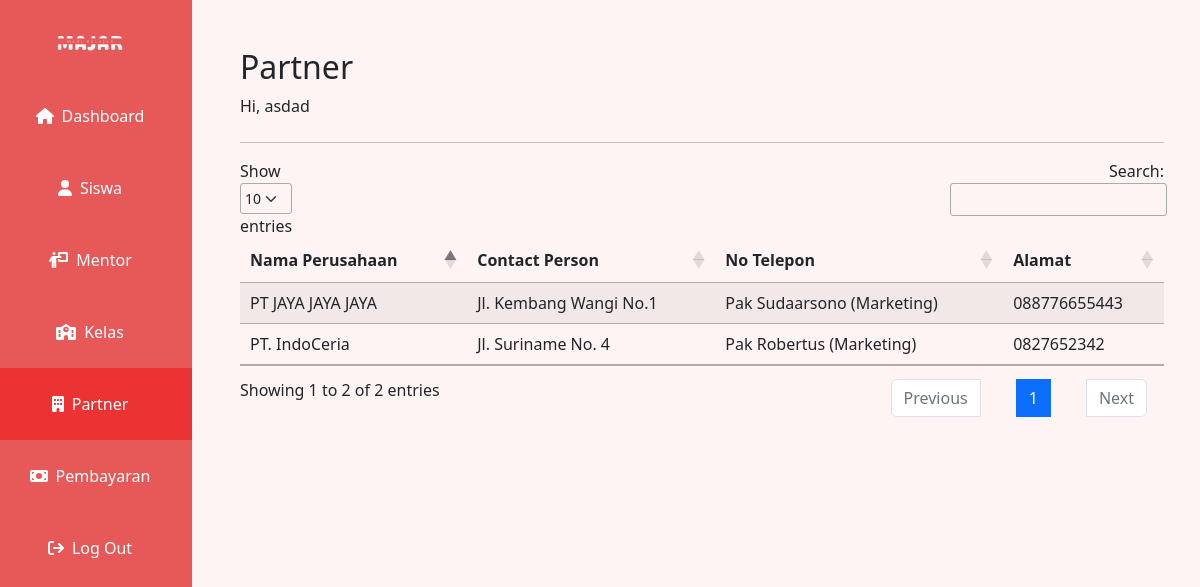
The page /partner.php (signed in) on the database its author committed.
### tables this page shows
CREATE TABLE `partner` (
  `id` int(11) NOT NULL,
  `nama_perusahaan` varchar(200) NOT NULL,
  `nama_kontak` varchar(200) NOT NULL,
  `alamat` varchar(200) NOT NULL,
  `no_telp` varchar(200) NOT NULL,
  `tanggal_pendaftaran` date NOT NULL
);

### partner.php (the view, shortened to what this page needs)
<?php
include('phps/connect.php');
?>
<!doctype html>
<html lang="en">
<?php include "head.php"; ?>
<body>
    <div class="container-fluid text-center p-0" >
        <div class="row" style="min-height: 100vh;">
            <?php include './sidebar.php'; ?>
            <div class="col-10 text-start p-5" style="background-color: #FFF4F4;">
                <h2>Partner</h2>
                <p class="mb-4">Hi, <?php echo $_SESSION["full_name"]; ?></p>
                <hr>
                <table id="example" class="table table-striped" style="width:100%">
                    <thead>
                        <th data-sortable="true">Nama Perusahaan</th>
                        <th data-sortable="true">Contact Person</th>
                        <th data-sortable="true">No Telepon</th>
                        <th data-sortable="true">Alamat</th>
                    </thead>
                    <tbody>
                        <?php
                            $sql = "SELECT p.nama_perusahaan, p.nama_kontak, p.alamat, p.no_telp
                            FROM partner p";
                            $result = $conn->prepare($sql);
                            $result->execute();
                            foreach($result as $row){
                        ?>
                        <tr class="hoverablerow">
                            <td><?php echo $row['nama_perusahaan'] ?></td>
                            <td><?php echo $row['alamat'] ?></td>
                            <td><?php echo $row['nama_kontak'] ?></td>
                            <td><?php echo $row['no_telp'] ?></td>
                        </tr>
                        <?php
                            }
                        ?>
                    </tbody>
                </table>
            </div>
        </div>
    </div>
</body>
</html>

### assets/css/styles.css (style rules this page uses)
html { height: 100%; }
.hoverablerow { transition: .5s ease-in-out; }

### head.php (style rules this page uses)
html { scroll-behavior: smooth; }

### rows shown on the page
partner: nama_perusahaan "PT JAYA JAYA JAYA", alamat "Jl. Kembang Wangi No.1", nama_kontak "Pak Sudaarsono (Marketing)", no_telp "088776655443"
partner: nama_perusahaan "PT. IndoCeria", alamat "Jl. Suriname No. 4", nama_kontak "Pak Robertus (Marketing)", no_telp "0827652342"

### other values the page prints
$_SESSION["full_name"] "asdad"
